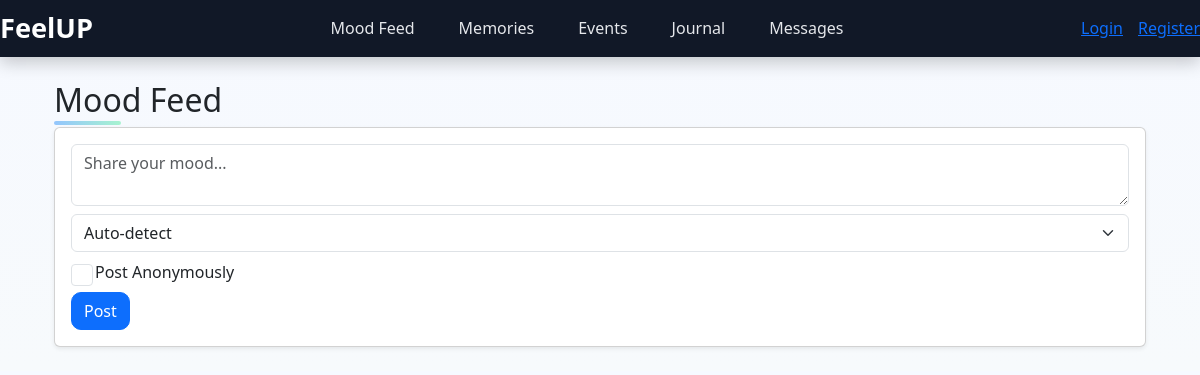
The app's page /mood, older data.
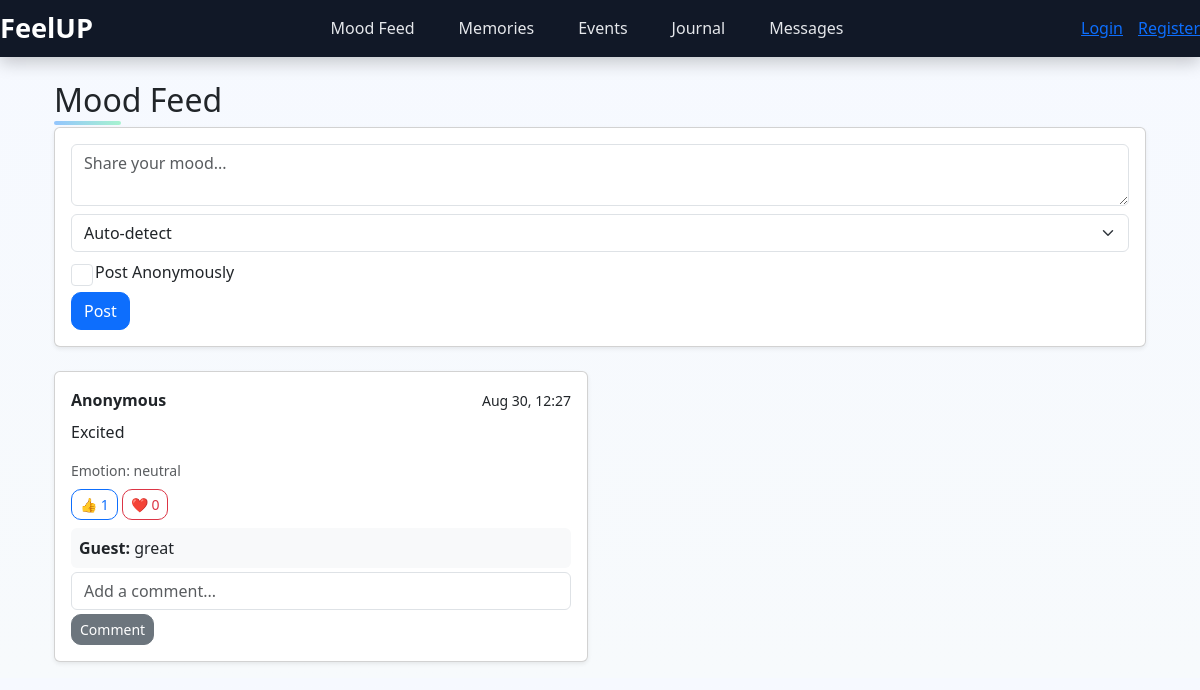
The same page, newer data.
### app.py (models this page shows)
class MoodPost(db.Model):
    id = db.Column(db.Integer, primary_key=True)
    user_id = db.Column(db.Integer, db.ForeignKey('user.id'), nullable=True)
    username = db.Column(db.String(120))
    content = db.Column(db.Text, nullable=False)
    emotion = db.Column(db.String(50))
    anonymous = db.Column(db.Boolean, default=False)
    created_at = db.Column(db.DateTime, default=datetime.utcnow)
    reactions = db.Column(db.PickleType, default=dict)
    comments = db.relationship('Comment', backref='mood', cascade="all, delete-orphan")
    likes = db.relationship('Like', backref='mood', cascade="all, delete-orphan")

class Comment(db.Model):
    id = db.Column(db.Integer, primary_key=True)
    mood_id = db.Column(db.Integer, db.ForeignKey('mood_post.id'))
    user = db.Column(db.String(120))
    text = db.Column(db.Text)
    created_at = db.Column(db.DateTime, default=datetime.utcnow)

### app.py (the view, shortened to what this page needs)
@app.route('/mood', methods=['GET','POST'])
def mood_feed():
    user = current_user()
    moods = MoodPost.query.order_by(MoodPost.created_at.desc()).all()
    return render_template('mood_feed.html', moods=moods, user=user)

### app.py (called while the page is built)
def current_user():
    uid = session.get('user_id')
    if uid:
        return User.query.get(uid)
    return None

### templates/mood_feed.html (shortened to what this page needs)
{% extends "base.html" %}
{% block content %}
<div class="container mt-4">
  <h2>Mood Feed</h2>
  <div class="card p-3 mb-4 shadow-sm">
    <form method="POST">
      <textarea name="content" class="form-control mb-2" placeholder="Share your mood..." required></textarea>
      <select name="emotion" class="form-select mb-2">
        <option value="">Auto-detect</option>
      </select>
      <div class="form-check mb-2">
        <input type="checkbox" class="form-check-input" name="anonymous" id="anonCheck">
        <label class="form-check-label" for="anonCheck">Post Anonymously</label>
      </div>
      <button class="btn btn-primary">Post</button>
    </form>
  </div>
  <div class="row">
    {% for mood in moods %}
    <div class="col-md-6 mb-3">
      <div class="card p-3 shadow-sm">
        <div class="d-flex justify-content-between align-items-center mb-2">
          <strong>{{ mood.username }}</strong>
          <small>{{ mood.created_at.strftime('%b %d, %H:%M') }}</small>
        </div>
        <p>{{ mood.content }}</p>
        <small class="text-muted">Emotion: {{ mood.emotion }}</small>
        <div class="mt-2 d-flex justify-content-between align-items-center">
          <div>
            <form method="POST" action="{{ url_for('react_to_mood', post_id=mood.id, emoji='👍') }}" style="display:inline;">
              <button class="btn btn-sm btn-outline-primary">👍 {{ mood.reactions.get('👍',0) }}</button>
            </form>
            <form method="POST" action="{{ url_for('react_to_mood', post_id=mood.id, emoji='❤️') }}" style="display:inline;">
              <button class="btn btn-sm btn-outline-danger">❤️ {{ mood.reactions.get('❤️',0) }}</button>
            </form>
          </div>
        </div>
        <div class="mt-2">
          {% for c in mood.comments %}
          <div class="p-2 mb-1 bg-light rounded">
            <strong>{{ c.user }}:</strong> {{ c.text }}
          </div>
          {% endfor %}
          <form method="POST" action="{{ url_for('comment_post', post_id=mood.id) }}">
            <input type="text" name="comment" class="form-control mb-1" placeholder="Add a comment..." required>
            <button class="btn btn-sm btn-secondary">Comment</button>
          </form>
        </div>
      </div>
    </div>
    {% endfor %}
  </div>
</div>
{% endblock %}

### templates/base.html (shortened to what this page needs)
<!DOCTYPE html>
<html lang="en">
<head>
  <link rel="stylesheet" href="{{ url_for('static', filename='style.css') }}">
  <link href="https://cdn.jsdelivr.net/npm/bootstrap@5.3.2/dist/css/bootstrap.min.css" rel="stylesheet">
</head>
<body class="bg-light">
  {% include 'navbar.html' %}
  <main class="container mt-4">
    {% block content %}{% endblock %}
  </main>
</body>
</html>

### templates/navbar.html (shortened to what this page needs)
<nav class="navbar">
  <div class="nav-left d-flex align-items-center gap-2">
    <a href="{{ url_for('dashboard') }}" class="brand">FeelUP</a>
  </div>
  <div class="nav-center">
    <a href="{{ url_for('mood_feed') }}" class="nav-item">Mood Feed</a>
    <a href="{{ url_for('memory') }}" class="nav-item">Memories</a>
    <a href="{{ url_for('events') }}" class="nav-item">Events</a>
    <a href="{{ url_for('journal') }}" class="nav-item">Journal</a>
    <a href="{{ url_for('messages') }}" class="nav-item">Messages</a>
  </div>
  <div class="nav-right">
    {% if user %}
    <div class="profile-dropdown">
      <span class="profile-name">{{ user.name }}</span>
      <div class="dropdown-menu">
        <a href="{{ url_for('profile', user_id=user.id) }}">My Profile</a>
        <a href="{{ url_for('logout') }}" class="logout">Logout</a>
      </div>
    </div>
    {% else %}
    <a href="{{ url_for('index') }}" class="nav-item">Login</a>
    <a href="{{ url_for('register') }}" class="nav-item">Register</a>
    {% endif %}
  </div>
</nav>

### static/style.css (style rules this page uses)
body { font-family: 'Segoe UI', Tahoma, Geneva, Verdana, sans-serif; background: linear-gradient(180deg, #f6f9ff 0%, #f7fafc 100%); margin: 0; padding: 0; color: #111827; }
h2 { font-weight: 600; margin-bottom: 20px; }
.container h2, main h2 { position: relative; display: inline-block; }
.container h2::after, main h2::after { content: ""; position: absolute; left: 0; bottom: -6px; width: 40%; height: 4px; border-radius: 4px; background: linear-gradient(90deg, #93c5fd, #a7f3d0); }
.navbar { display: flex; justify-content: space-between; align-items: center; padding: 12px 30px; background: #111827; color: white; box-shadow: 0 6px 16px rgba(0,0,0,0.2); position: sticky; top: 0; z-index: 100; }
.nav-left .brand { font-size: 1.7em; font-weight: bold; color: white; text-decoration: none; }
.nav-center { display: flex; gap: 20px; }
.nav-center .nav-item { text-decoration: none; color: #e5e7eb; font-weight: 500; padding: 8px 12px; border-radius: 8px; transition: 0.2s ease-in-out; }
.nav-right { display: flex; align-items: center; gap: 15px; position: relative; }
.btn { border-radius: 10px !important; transition: transform 0.2s ease, box-shadow 0.2s ease; }
.card { border-radius: 14px; border: 1px solid #e5e7eb; box-shadow: 0 6px 18px rgba(0,0,0,0.08); transition: box-shadow 0.2s ease, transform 0.2s ease; }
form textarea, form input, form select { border-radius: 12px; padding: 10px; border: 1px solid #e5e7eb; transition: 0.2s ease-in-out; }

Row changes from the older to the newer data that the page shows:
added MoodPost: username "Anonymous", created_at "Aug 30, 12:27", content "Excited", emotion "neutral", reactions.get "1", reactions.get "0"
added Comment: user "Guest", text "great"
